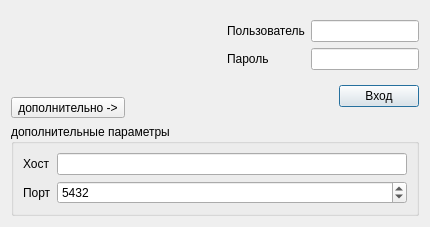
<?xml version="1.0" encoding="UTF-8"?>
<ui version="4.0">
 <class>DbLogin</class>
 <widget class="QDialog" name="DbLogin">
  <property name="geometry">
   <rect>
    <x>0</x>
    <y>0</y>
    <width>484</width>
    <height>251</height>
   </rect>
  </property>
  <property name="minimumSize">
   <size>
    <width>484</width>
    <height>0</height>
   </size>
  </property>
  <property name="maximumSize">
   <size>
    <width>484</width>
    <height>261</height>
   </size>
  </property>
  <property name="sizeGripEnabled">
   <bool>false</bool>
  </property>
  <layout class="QVBoxLayout" name="verticalLayout_3" stretch="2,1">
   <property name="sizeConstraint">
    <enum>QLayout::SetFixedSize</enum>
   </property>
   <item>
    <layout class="QHBoxLayout" name="horizontalLayout_3">
     <item>
      <layout class="QVBoxLayout" name="verticalLayout_2">
       <item>
        <widget class="QLabel" name="labelImg">
         <property name="sizePolicy">
          <sizepolicy hsizetype="Fixed" vsizetype="Fixed">
           <horstretch>0</horstretch>
           <verstretch>0</verstretch>
          </sizepolicy>
         </property>
         <property name="minimumSize">
          <size>
           <width>170</width>
           <height>80</height>
          </size>
         </property>
         <property name="maximumSize">
          <size>
           <width>170</width>
           <height>80</height>
          </size>
         </property>
         <property name="scaledContents">
          <bool>true</bool>
         </property>
        </widget>
       </item>
       <item>
        <widget class="QToolButton" name="cmdShowOpt">
         <property name="text">
          <string>дополнительно -&gt;</string>
         </property>
         <property name="checkable">
          <bool>true</bool>
         </property>
        </widget>
       </item>
      </layout>
     </item>
     <item>
      <spacer name="horizontalSpacer_2">
       <property name="orientation">
        <enum>Qt::Horizontal</enum>
       </property>
       <property name="sizeHint" stdset="0">
        <size>
         <width>40</width>
         <height>20</height>
        </size>
       </property>
      </spacer>
     </item>
     <item>
      <layout class="QVBoxLayout" name="verticalLayout">
       <item>
        <layout class="QGridLayout" name="gridLayout">
         <item row="0" column="0">
          <widget class="QLabel" name="label">
           <property name="text">
            <string>Пользователь</string>
           </property>
          </widget>
         </item>
         <item row="0" column="1">
          <widget class="QLineEdit" name="edtUser"/>
         </item>
         <item row="1" column="0">
          <widget class="QLabel" name="label_2">
           <property name="text">
            <string>Пароль</string>
           </property>
          </widget>
         </item>
         <item row="1" column="1">
          <widget class="QLineEdit" name="edtPasswd">
           <property name="echoMode">
            <enum>QLineEdit::Password</enum>
           </property>
          </widget>
         </item>
        </layout>
       </item>
       <item>
        <layout class="QHBoxLayout" name="horizontalLayout_2">
         <item>
          <spacer name="horizontalSpacer">
           <property name="orientation">
            <enum>Qt::Horizontal</enum>
           </property>
           <property name="sizeHint" stdset="0">
            <size>
             <width>40</width>
             <height>20</height>
            </size>
           </property>
          </spacer>
         </item>
         <item>
          <widget class="QPushButton" name="cmdConnect">
           <property name="text">
            <string>Вход</string>
           </property>
          </widget>
         </item>
        </layout>
       </item>
      </layout>
     </item>
    </layout>
   </item>
   <item>
    <widget class="QGroupBox" name="groupBox">
     <property name="title">
      <string>дополнительные параметры</string>
     </property>
     <layout class="QGridLayout" name="gridLayout_2">
      <item row="0" column="1">
       <widget class="QLineEdit" name="edtHost"/>
      </item>
      <item row="0" column="0">
       <widget class="QLabel" name="label_4">
        <property name="text">
         <string>Хост</string>
        </property>
       </widget>
      </item>
      <item row="1" column="1">
       <widget class="QSpinBox" name="edtPort">
        <property name="maximum">
         <number>65535</number>
        </property>
        <property name="value">
         <number>5432</number>
        </property>
       </widget>
      </item>
      <item row="1" column="0">
       <widget class="QLabel" name="label_5">
        <property name="text">
         <string>Порт</string>
        </property>
       </widget>
      </item>
     </layout>
    </widget>
   </item>
  </layout>
 </widget>
 <tabstops>
  <tabstop>edtUser</tabstop>
  <tabstop>edtPasswd</tabstop>
  <tabstop>cmdConnect</tabstop>
  <tabstop>cmdShowOpt</tabstop>
  <tabstop>edtHost</tabstop>
  <tabstop>edtPort</tabstop>
 </tabstops>
 <resources/>
 <connections/>
</ui>
